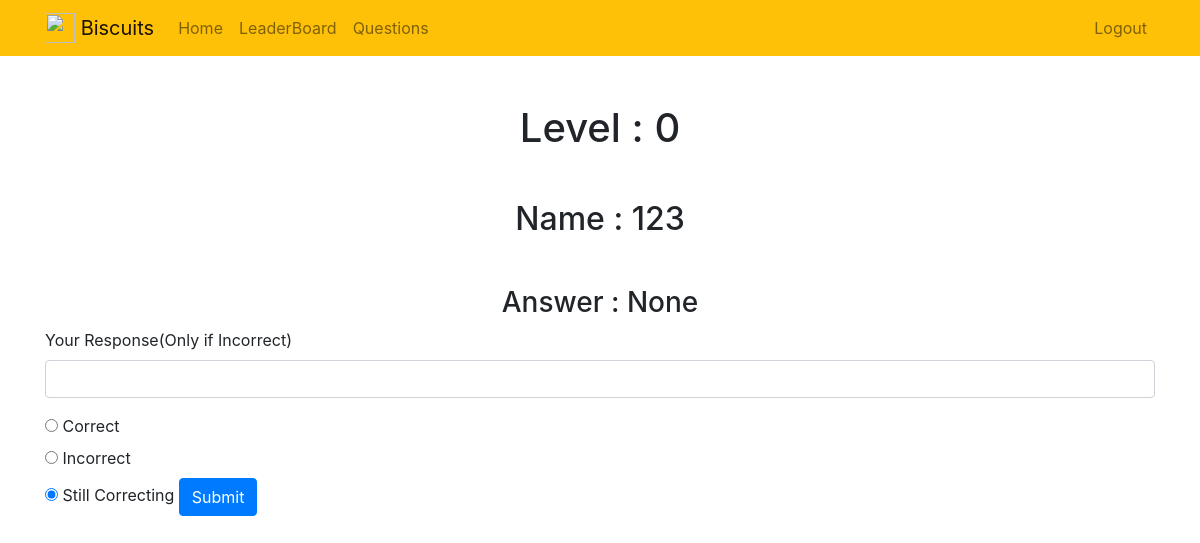
The page /fullanswer/10 (signed in) on the database its author committed.
### biscuitsrk/models.py (models this page shows, shortened)
class Profile(models.Model):
    user = models.OneToOneField(User, on_delete=models.CASCADE)
    currentlevel = models.IntegerField(default=0)
    discord  = models.CharField(max_length=255, null=True)
    institute = models.CharField(max_length=255, null=True)
    currentleveltime= models.DateTimeField(default=timezone.now)
    is_banned = models.BooleanField(default = False)
    mostrecentanswer = models.TextField(null=True)
    lastanswertime = models.DateTimeField(default=timezone.now)
    checked = models.BooleanField(default=False)
    result = models.BooleanField(default=True)
    response = models.TextField(null=True, blank=True)
    answered = models.BooleanField(default=False)

### biscuitsrk/views.py (the view, shortened to what this page needs)
# urls.py: path('fullanswer/<int:id>', views.fullanswer, name='fullanswer'),
@user_passes_test(lambda u: u.is_superuser)
def fullanswer(request, id):
    u = get_object_or_404(Profile, pk=id)
    if request.method == 'GET':
        return render(request, 'biscuitsrk/fullanswer.html',{'u':u})

### biscuitsrk/templates/biscuitsrk/fullanswer.html (shortened to what this page needs)
{% extends "biscuitsrk/base.html" %}
{% block content %}
<h1 class="text-center mt-5" id="level">Level : {{ u.currentlevel }}</h1>
<h2 class="text-center mt-5" id="User">Name : {{ u.user.username }}</h2>
<h3 class="text-center mt-5" id="answer">Answer : {{ u.mostrecentanswer }}</h3>
  <form method="POST">
    <div class="form-group">
        <label for="response">Your Response(Only if Incorrect)</label>
        <input type="text" name="response" class="form-control" id="response">
    </div>
    <input type="radio" id="correct" name="check" value="correct">
        <label for="male">Correct</label><br>
    <input type="radio" id="incorrect" name="check" value="incorrect">
        <label for="female">Incorrect</label><br>
    <input type="radio" id="correcting" name="check" value="correcting" checked>
        <label for="other">Still Correcting</label>
    <button type="submit" class="btn btn-primary">Submit</button>
</form>
{% endblock %}

### rows shown on the page
Profile: currentlevel "0", user.username "123", mostrecentanswer "None"
